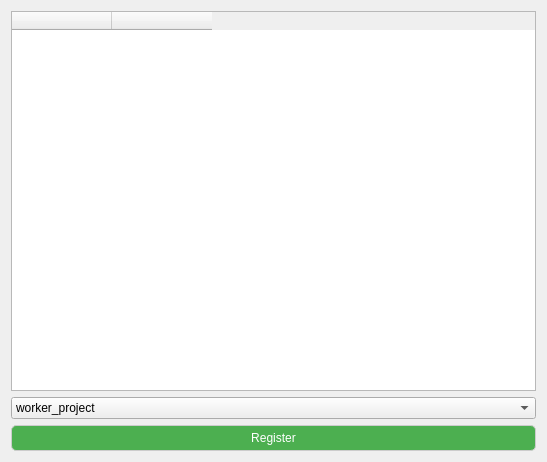
<?xml version="1.0" encoding="UTF-8"?>
<ui version="4.0">
 <class>ThirdWindow</class>
 <widget class="QWidget" name="ThirdWindow">
  <property name="geometry">
   <rect>
    <x>0</x>
    <y>0</y>
    <width>547</width>
    <height>462</height>
   </rect>
  </property>
  <property name="windowTitle">
   <string>Third Window</string>
  </property>
  <layout class="QVBoxLayout" name="verticalLayout">
   <item>
    <widget class="QTableWidget" name="tableWidget">
     <column>
      <property name="text">
       <string/>
      </property>
     </column>
     <column>
      <property name="text">
       <string/>
      </property>
     </column>
    </widget>
   </item>
   <item>
    <widget class="QComboBox" name="comboBox">
     <item>
      <property name="text">
       <string>worker_project</string>
      </property>
     </item>
     <item>
      <property name="text">
       <string>projects</string>
      </property>
     </item>
     <item>
      <property name="text">
       <string>workers</string>
      </property>
     </item>
    </widget>
   </item>
   <item>
    <widget class="QPushButton" name="registerButton">
     <property name="styleSheet">
      <string>background-color: #4CAF50;
color: white;
border: 1px solid #ccc;
border-radius: 5px;
padding: 5px;</string>
     </property>
     <property name="text">
      <string>Register</string>
     </property>
    </widget>
   </item>
  </layout>
 </widget>
 <resources/>
 <connections/>
</ui>
